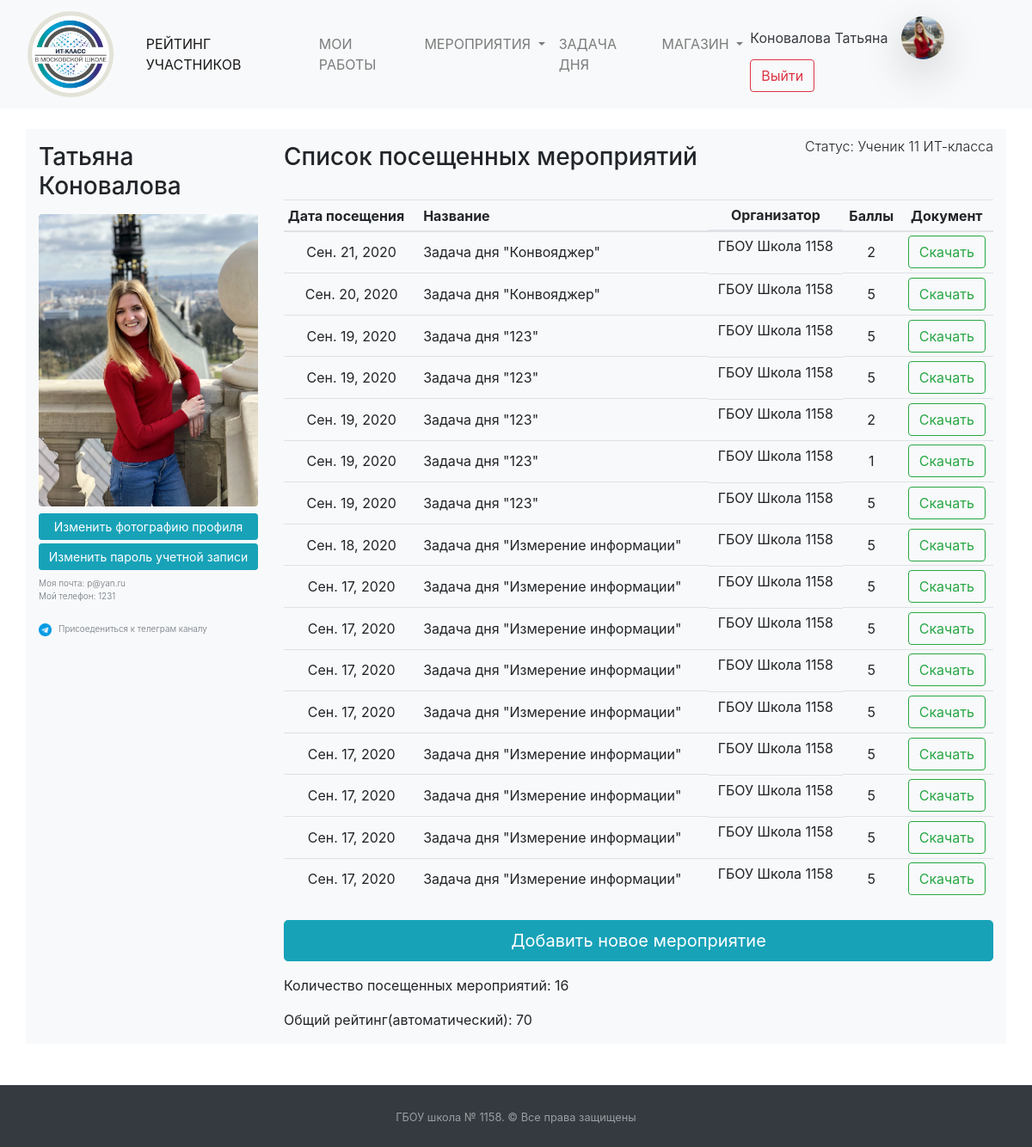
Page /24/ (signed in) on the committed database.
### mainapp/models.py (models this page shows, shortened)
class Puples(models.Model):
    STATUS_CHOICES = (
        ('ST10', 'Ученик 10 ИТ-класса'),
        ('ST11', 'Ученик 11 ИТ-класса'),
        ('APP', 'Кандидат в ИТ-класс'),
        ('TEACH', 'Учитель')
    )
    PROGRESS_CHOICES = (
        (0, '0'),
        (25, '25'),
        (50, '50'),
        (75, '75'),
        (100, '100'),
    )
    name = models.CharField("Имя", null=True, max_length=50)
    surname = models.CharField("Фамилия", null=True, max_length=100)
    rate = models.PositiveIntegerField("Рейтинг ученика", default=0)
    image = models.ImageField("Фотография профиля", blank=True, upload_to="puples_photo",
                              default="puples_photo/user-2.png")
    user = models.OneToOneField(User, on_delete=models.CASCADE, null=True, default='',
                                verbose_name="Связь с таблицей пользователей")
    status = models.CharField("Статуc", choices=STATUS_CHOICES, default='ST10', max_length=30)
    applicant_first_result = models.FloatField("Результат первого этапа", blank=True, default=0)
    applicant_progress = models.IntegerField(verbose_name="Прогресс", choices=PROGRESS_CHOICES, default=0, blank=True)
    email = models.EmailField(verbose_name="Email", default="")
    phone = models.CharField(max_length=12, verbose_name="Телефон", default="")
    class Meta:
        verbose_name = "Пользователи"
        verbose_name_plural = "Пользователи"

class Events(models.Model):
    date = models.DateField("Дата посещения")
    name = models.CharField("Название мероприятия", max_length=200)
    organization = models.CharField("Название организации", max_length=300)
    events = models.ForeignKey(Puples, verbose_name="Мероприятия", on_delete=models.SET_NULL, null=True)
    check = models.BooleanField(default=False)
    event_rate = models.IntegerField(default=0)
    verification_file = models.FileField(upload_to="verification_files/", null=True, verbose_name="Файл")
    class Meta:
        verbose_name = "Мероприятия"
        verbose_name_plural = "Мероприятия"

### mainapp/views.py (the view, shortened to what this page needs)
# urls.py: path("<int:pk>/", PostDetailView.as_view(), name="puples"),
class PostDetailView(HeaderNotificationsCounter, LoginRequiredMixin, DetailView):
    model = Puples
    pk_url_kwarg = "pk"
    template_name = "puple_detail/puples_detail_end.html"
    login_url = '/login/'
    def get(self, request, pk):
        if request.user.is_superuser or request.user.puples.pk == pk:
            return super().get(request, pk)
        return HttpResponseForbidden()
    def get_context_data(self, **kwargs):
        context = super().get_context_data(**kwargs)
        context['events_count'] = Events.objects.filter(events__pk=self.kwargs['pk'], check=True).count()
        context['allevents'] = Events.objects.filter(events__pk=self.kwargs['pk']).order_by('-date')
        context['form'] = CollectData()
        if Puples.objects.get(pk=self.kwargs["pk"]).status == "APP":
            context['app'] = ApplicantAction.objects.get(action_app=self.kwargs['pk'])
        else:
            context['app'] = 1
        context['rate_event'] = sum(
            map(lambda x: x.event_rate, Events.objects.filter(events__pk=self.kwargs['pk'], check=True)))
        return context

### mainapp/addons_python/views_addons_classes.py (called while the page is built)
    def get_context_data(self, *, object_list=None, **kwargs):
        context = super().get_context_data(**kwargs)
        context['events_new'] = Events.objects.filter(check=False).count()
        context['applicants_count'] = Puples.objects.filter(
            status="APP").count()
        return context

### templates/puple_detail/puples_detail_end.html
{% extends 'base.html' %}
{% block main %}
{% include 'puple_detail/puples_detail.html'%}
</div>
{% endblock %}
{% block detail_active %} active{% endblock %}

### templates/base.html (shortened to what this page needs)
<!DOCTYPE html>
<html lang="ru">
{% load static %}
<head>
    <link href="{% static 'css/bootstrap.css' %}" rel="stylesheet" type="text/css">
    <link href="{% static 'css/style.css' %}" rel="stylesheet" type="text/css">
    <link href="{% static 'css/pre.css' %}" rel="stylesheet" type="text/css">
    <link rel="stylesheet" href="//code.jquery.com/ui/1.12.1/themes/base/jquery-ui.css">
    <link rel="stylesheet" href="/resources/demos/style.css">
</head>
<body>
<div class="container-fuild">
    <nav class="navbar navbar-expand-lg navbar-light bg-light">
        <a href="/" class="navbar-brand">
            <img class="img-fluid mx-3"
                 style="width: 100px; object-fit: cover; height:100px;"
                 src="{% static '/images/itclass-logo.png' %}"></a>
        <div class="collapse navbar-collapse" id="navbarSupportedContent">
            <ul class="navbar-nav mr-auto">
                {% if user.is_authenticated and user.puples.status != "APP" %}
                    <li class="nav-item">
                        <a class="nav-link{% block detail_active %}{% endblock %}" href="/rate">РЕЙТИНГ УЧАСТНИКОВ</a>
                    </li>
                {% endif %}
                {% if user.is_authenticated and user.puples.status != "APP" %}
                    <li class="nav-item">
                        <a class="nav-link{% block detail_active_works %}{% endblock %}" href="/works">МОИ РАБОТЫ</a>
                    </li>
                {% endif %}
                <li class="nav-item dropdown">
                    <a class="nav-link dropdown-toggle{% block detail_active_hach %}{% endblock %}" href="#"
                       id="navbarDropdown" role="button"
                       data-toggle="dropdown" aria-haspopup="true" aria-expanded="false">
                        МЕРОПРИЯТИЯ
                    </a>
                </li>
                {% if user.is_authenticated and user.puples.status != "APP" %}
                    <li class="nav-item">
                        <a class="nav-link{% block detail_active_task %}{% endblock %}" href="/daytask/">ЗАДАЧА ДНЯ</a>
                    </li>
                    <li class="nav-item dropdown">
                        <a class="nav-link {% block market_active %}{% endblock %} dropdown-toggle" href="#"
                           id="navbarDropdown" role="button"
                           data-toggle="dropdown" aria-haspopup="true" aria-expanded="false">
                            МАГАЗИН
                        </a>
                    </li>
                {% endif %}
            </ul>
            <form class="form-inline my-2 my-lg-0">
                {% if user.is_authenticated %}
                    <a class="nav-link text-dark disabled p-0"
                       href="/account/">{{ user.last_name }} {{ user.first_name }}</a>
                    <a href="/account/">
                        <img class="img-fluid mx-3 rounded-circle shadow-lg"
                             style="width: 50px; object-fit: cover; height:50px;"
                             src="{{ user.puples.image.url }}"></a>
                {% endif %}
                {% if user.username == "" %}
                    <a class="nav-link disabled" href="#">Гость</a>
                    <a class="btn btn-outline-success my-2 my-sm-0" href="/login">Войти</a>
                {% else %}
                    <a class="btn btn-outline-danger my-2 my-sm-0" href="/logout">Выйти</a>
                {% endif %}
            </form>
        </div>
    </nav>
    {% block main %}
    {% endblock %}
    <footer id="sticky-footer" class="py-4 bg-dark text-white-50 mt-5">
        <div class="container text-center">
            <small>ГБОУ школа № 1158. &copy; Все права защищены</small>
        </div>
    </footer>
</div>
</body>
</html>

### templates/puple_detail/puples_detail.html (shortened to what this page needs)
{% load crispy_forms_tags %}
{% block main %}
    {% load static %}
    {% if puples.email != "" and puples.phone != "" or user.is_superuser %}
        <div class="container-xl my-4 bg-light">
        <div class="row">
            <div class="col-12 col-xl-3 col-lg-3 col-md-3 col-sm-12">
                <h3 class="my-3">
                    {{ puples.name }} {{ puples.surname }}
                </h3>
                <img src="{{ puples.image.url }}" class="img-fluid rounded">
                <div class="row py-2">
                    <div class="col-12"><a href="/statistic/pupil/{{ puples.pk }}/img-change/"
                                           class="btn btn-block btn-info btn-sm" role="button">
                        {% if puples.image.url != "/media/puples_photo/user-2.png" %}Изменить{% else %}
                            Добавить{% endif %} фотографию
                        профиля</a></div>
                    <div class="col pt-1"><a href="/password-change/" class="btn btn-block btn-info btn-sm"
                                             role="button">Изменить
                        пароль учетной записи</a></div>
                </div>
                <p class="font-weight-light text-muted" style="font-size: 10px;">Моя почта: {{ puples.email }}<br>Мой
                    телефон: {{ puples.phone }}</p>
                <a href="https://t.me/joinchat/AAAAAFJI5PL5wZKFKSr4Fw" class="navbar-brand text-muted font-weight-light"
                   style="font-size: 10px;"><img class="img-fluid mr-2"
                                                 style="width: 15px; height:15px;"
                                                 src="{% static '/images/telegram.png' %}">Присоедениться к
                    телеграм
                    каналу</a>
            </div>
            <div class="col">
                <div class="row">
                    <h3 class="pt-3 col-12 col-lg-8">
                        {% if puples.status != "APP" %}Список посещенных
                            мероприятий{% else %}
                            Вступительные испытания{% endif %}
                    </h3>
                    <p class="font-weight-light text-right mt-2 col">Статус: {{ puples.get_status_display }}</p>
                </div>
                {% if puples.status != "APP" %}
                    <table class="table table-sm text-center my-4">
                        <thead class="thead text-center">
                        <tr>
                            <th class="text-left">Дата посещения</th>
                            <th class="text-left">Название</th>
                            <th class="d-none d-sm-block">Организатор</th>
                            <th>Баллы</th>
                            <th>Документ</th>
                        </tr>
                        </thead>
                        {% for event in allevents %}
                            <tr {% if event.check is False %} class="alert-warning"{% endif %}>
                                <td class="align-middle">{{ event.date }} </td>
                                <td class="text-left align-middle">{{ event.name }}</td>
                                <td class="text-left align-middle text-center d-none d-sm-block">{{ event.organization }}</td>
                                <td class="text-left align-middle text-center">{{ event.event_rate }}</td>
                                <td class="text-center align-middle">
                                    <form method="post" action="{% url 'verification_file_download' %}">
                                        <button type="submit" class="btn btn-outline-success">Скачать</button>
                                    </form>
                                </td>
                            </tr>
                        {% endfor %}
                    </table>
                    <a class="btn btn-info btn-lg btn-block btn-rounded" href="add_events" role="button">Добавить новое
                        мероприятие</a>
                    <p class="my-3">Количество посещенных мероприятий: {{ events_count }} </p>
                    <p class="my-3">Общий рейтинг(автоматический): {{ rate_event }}</p>
                {% endif %}
            </div>
        </div>
    {% endif %}
{% endblock %}

### rows in the picture
Puples: name "Татьяна", surname "Коновалова", image (picture), email "p@yan.ru", phone "1231", status "Ученик 11 ИТ-класса"
Events: date "Сен. 21, 2020", name "Задача дня \"Конвояджер\"", organization "ГБОУ Школа 1158", event_rate "2"
Events: date "Сен. 20, 2020", name "Задача дня \"Конвояджер\"", organization "ГБОУ Школа 1158", event_rate "5"
Events: date "Сен. 19, 2020", name "Задача дня \"123\"", organization "ГБОУ Школа 1158", event_rate "5"
Events: date "Сен. 19, 2020", name "Задача дня \"123\"", organization "ГБОУ Школа 1158", event_rate "5"
Events: date "Сен. 19, 2020", name "Задача дня \"123\"", organization "ГБОУ Школа 1158", event_rate "2"
Events: date "Сен. 19, 2020", name "Задача дня \"123\"", organization "ГБОУ Школа 1158", event_rate "1"
Events: date "Сен. 19, 2020", name "Задача дня \"123\"", organization "ГБОУ Школа 1158", event_rate "5"
Events: date "Сен. 18, 2020", name "Задача дня \"Измерение информации\"", organization "ГБОУ Школа 1158", event_rate "5"
Events: date "Сен. 17, 2020", name "Задача дня \"Измерение информации\"", organization "ГБОУ Школа 1158", event_rate "5"
Events: date "Сен. 17, 2020", name "Задача дня \"Измерение информации\"", organization "ГБОУ Школа 1158", event_rate "5"
Events: date "Сен. 17, 2020", name "Задача дня \"Измерение информации\"", organization "ГБОУ Школа 1158", event_rate "5"
Events: date "Сен. 17, 2020", name "Задача дня \"Измерение информации\"", organization "ГБОУ Школа 1158", event_rate "5"
Events: date "Сен. 17, 2020", name "Задача дня \"Измерение информации\"", organization "ГБОУ Школа 1158", event_rate "5"
Events: date "Сен. 17, 2020", name "Задача дня \"Измерение информации\"", organization "ГБОУ Школа 1158", event_rate "5"
Events: date "Сен. 17, 2020", name "Задача дня \"Измерение информации\"", organization "ГБОУ Школа 1158", event_rate "5"
Events: date "Сен. 17, 2020", name "Задача дня \"Измерение информации\"", organization "ГБОУ Школа 1158", event_rate "5"

### other values in the picture
{{ user.last_name }} "Коновалова"
{{ user.first_name }} "Татьяна"
{{ events_count }} "16"
{{ rate_event }} "70"
